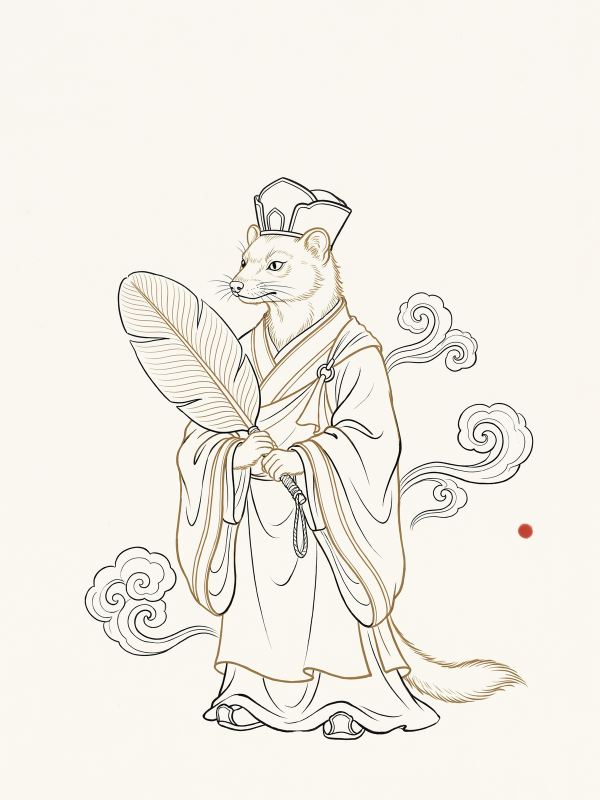
#> input picture assets/promo/plate-set/plate-line-04-huangfengguai.png, 1200 x 1600 px (shown at 1/2 size); its folder holds only this picture in this run
$ python plates_verify.py
#> lines starting #> are read from the running program, lines starting #| are printed output that depends on the picture
#!/usr/bin/env python3
"""
_w945_plates_verify.py — 内页专题题图成套的机器判据（尺寸 / 顶部留白 / 墨量 / 朱砂 / 实心块 / 边框 / 纸色）

判据来源（每条都有判据文件，不得写成"看着还行"）：
  J1  画幅 = 1200×1600（精确 3:4·逐张实测）
  J2  **顶部 10% 留白带**墨量 ≤ 0.01（"墨量"= 与纸底 #FAF7F0 逐通道最大差 > 26 的像素占比）
      （口径 W952 放宽：上批 16 张母版留白 28%、本批 12 张留一成 ⇒ 取二者交集「顶部 10% 必为纯纸面」）
  J3  整图墨量落在 2%–12%（主体在场但不过载）
  J4  下部 72% 主体区墨量 ≥ 0.03（主体确实在中下部·不是飘在顶部）
  J5  朱砂像素 > 0（每张至少一处 #C8463A 点睛）
  J6  无实心黑块：切 12×8 细格算各格暗像素占比，再取 **3×3 细格窗口均值**的最大值 ≤ 0.75
       （口径同 W931：判"成片实心"而非"线条密集"）
  J7  同名 webp 存在且非空（站点版）
  J8  无相框：四边 3px 带内暗像素占比 ≤ 0.02（W944 踩过"模型给插画套黑框"）
  J9  纸色归一残差 ≤ 1/255（与页面底色 #FAF7F0 对齐·避免图块在页面上露出色边）

反向验证（判据可证伪）：已知坏样本（浓墨渲染型 16:9/方图）走同一判据必须 FAIL。

用法：
  py -3 scripts/_w945_plates_verify.py
  py -3 scripts/_w945_plates_verify.py --negative <坏样本路径>
退出码：0 全过；1 有 FAIL。
（W983 批从 archive 恢复为现役·跨批通用判据·判据逻辑逐字未改）
"""
from __future__ import annotations

import argparse
import os
import sys

from PIL import Image, ImageChops

REPO = os.path.dirname(os.path.dirname(os.path.abspath(__file__)))
SET_DIR = os.path.join(REPO, "assets", "promo", "plate-set")
SITE_IMG = os.path.join(REPO, "site", "static", "images")


def collect_stems():
    """扫目录取全部成品（W948 起扩面）——由写死 8 张清单改为目录扫描 ⇒ 一套判据覆盖全部成套图。

    只取 plate-line-*.png（线描人物题图成套）；raw/ 原件与 preview-* 核对图不在此目录层，不受影响。
    """
    if not os.path.isdir(SET_DIR):
        return []
    stems = []
    for fn in sorted(os.listdir(SET_DIR)):
        if fn.startswith("plate-line-") and fn.endswith(".png"):
            stems.append(fn[:-4])
    return stems


PAPER = (250, 247, 240)
VERM = (200, 70, 58)
TARGET = (1200, 1600)

PAPER_TOL = 26
VERM_TOL = 55
DARK_TOL = 26
J2_MAX = 0.01
J3_LO, J3_HI = 0.02, 0.12
J4_MIN = 0.03
J6_MAX = 0.75
J6_COLS, J6_ROWS, J6_WIN = 12, 8, 3
J8_MAX = 0.02
J9_MAX = 1.0
J10_MAX = 5.0          # 背景竖向亮度差上限（/255）·超限即疑白边或色带


def near_px(im: Image.Image, color, tol: int, box=None) -> int:
    reg = im.crop(box) if box else im
    reg = reg.convert("RGB")
    d = ImageChops.difference(reg, Image.new("RGB", reg.size, color))
    r, g, b = d.split()
    m = ImageChops.lighter(ImageChops.lighter(r, g), b)
    return sum(m.histogram()[:tol])


def ink_ratio(im: Image.Image, box=None) -> float:
    reg = im.crop(box) if box else im
    total = reg.size[0] * reg.size[1]
    return 1.0 - near_px(reg, PAPER, PAPER_TOL) / total


def max_dense_block(im: Image.Image, box, cols=J6_COLS, rows=J6_ROWS, win=J6_WIN) -> float:
    """切 cols×rows 细格算各格暗像素占比，再取 win×win 窗口均值的最大值（判"成片实心"）。"""
    reg = im.crop(box).convert("RGB")
    w, h = reg.size
    cw, ch = w // cols, h // rows
    grid = []
    for j in range(rows):
        rowv = []
        for i in range(cols):
            cell = reg.crop((i * cw, j * ch, (i + 1) * cw, (j + 1) * ch))
            total = cell.size[0] * cell.size[1]
            rowv.append(1.0 - near_px(cell, PAPER, DARK_TOL) / total)
        grid.append(rowv)
    worst = 0.0
    for j in range(rows - win + 1):
        for i in range(cols - win + 1):
            vals = [grid[j + dy][i + dx] for dy in range(win) for dx in range(win)]
            worst = max(worst, sum(vals) / len(vals))
    return worst


def frame_ink(im: Image.Image, band=3) -> float:
    """四边 band 像素带内的**暗像素**占比（粗筛）

    注意：near_px() 返回的是「与纸底接近的像素数」（亮像素），故暗像素占比
    = 1 - 接近纸底占比。此处早期版本写反 ⇒ 纸面本身被算成暗像素 ⇒ 恒 1.0 误报。

    口径修订（W945）：本值只作粗筛，**判定相框用 frame_line()**——
    主体触底边（坐姿衣摆等）会让边带含墨但不是「相框」，二者语义不同。
    """
    w, h = im.size
    boxes = [(0, 0, w, band), (0, h - band, w, h), (0, 0, band, h), (w - band, 0, w, h)]
    dark = 0
    total = 0
    for b in boxes:
        reg = im.crop(b)
        area = reg.size[0] * reg.size[1]
        total += area
        dark += area - near_px(reg, PAPER, DARK_TOL)
    return dark / float(total)


def frame_line(im: Image.Image, band=4, thresh=0.85):
    """相框判定：**贯穿式暗线**检测——相框的特征是某一行/列几乎全暗且贯穿全宽/全高；
    主体触边只是局部有墨，不会贯穿 ⇒ 二者不混淆。

    返回 (是否判定为相框, 说明文本)。
    """
    reg = im.convert("RGB")
    w, h = reg.size
    hits = []
    for r in range(min(band, h)):
        row = reg.crop((0, r, w, r + 1))
        if 1.0 - near_px(row, PAPER, DARK_TOL) / float(w) >= thresh:
            hits.append("上边第 %d 行贯穿" % (r + 1))
    for r in range(max(0, h - band), h):
        row = reg.crop((0, r, w, r + 1))
        if 1.0 - near_px(row, PAPER, DARK_TOL) / float(w) >= thresh:
            hits.append("下边第 %d 行贯穿" % (r + 1))
    for c in range(min(band, w)):
        col = reg.crop((c, 0, c + 1, h))
        if 1.0 - near_px(col, PAPER, DARK_TOL) / float(h) >= thresh:
            hits.append("左边第 %d 列贯穿" % (c + 1))
    for c in range(max(0, w - band), w):
        col = reg.crop((c, 0, c + 1, h))
        if 1.0 - near_px(col, PAPER, DARK_TOL) / float(h) >= thresh:
            hits.append("右边第 %d 列贯穿" % (c + 1))
    return (len(hits) > 0, (" · ".join(hits) if hits else "无贯穿暗线"))


def paper_residual(im: Image.Image):
    """纸色残差：最亮一档像素均值 与 目标 #FAF7F0 的最大通道差"""
    small = im.resize((240, 320))
    px = list(small.getdata())
    bright = [p for p in px if sum(p) / 3 > 238]
    if not bright:
        bright = [p for p in px if sum(p) / 3 > 225]
    if not bright:
        return 999.0
    avg = tuple(sum(c) / len(bright) for c in zip(*bright, strict=False))
    return max(abs(avg[i] - PAPER[i]) for i in range(3))


def bg_band_diff(im: Image.Image, segs=12, band=0.22):
    """J10 背景整幅均匀性：各竖段的「顶部纸面带」亮度差（检测左右白边 / 竖向色带）

    口径（W952 修正）：段内统计用**最亮 20% 像素的均值**（＝该段的纸色主导值），而非整段均值
    —— 否则**主体伸进顶部带**（如昴日星官的鸡冠尖）会把该段均值拉低、误报成「背景不均匀」
    （W952 实测：一张纯纸面无边的图被判 J10 = 5.00 压线）。
    取最亮 20% ⇒ 主体墨迹只占少数像素、不影响纸色基底；而真正的白边/色带
    （边缘段是纯白、中段是米黄）仍会被抓住 ⇒ **判据变准，不是放宽阈值**。
    """
    w, h = im.size
    bh = max(1, int(h * band))
    vals = []
    for i in range(segs):
        x0 = i * w // segs
        x1 = (i + 1) * w // segs
        reg = im.crop((x0, 0, x1, bh)).convert("RGB")
        px = list(reg.getdata())
        if not px:
            continue
        # 段内取「最亮 20% 像素的均值」= 该段纸色基底（主体墨迹只占少数像素·不影响它）
        lum = sorted(sum(p) / 3 for p in px)
        top = lum[int(len(lum) * 0.80):]
        if not top:
            top = lum[-1:]
        vals.append(sum(top) / len(top))
    if len(vals) < 2:
        return 0.0
    return max(vals) - min(vals)


# [39 lines left out: function negative_check, not called in this run]


def main() -> int:
    ap = argparse.ArgumentParser(description="W945 内页专题题图成套判据")
    ap.add_argument("--negative", metavar="FILE", help="负样本路径：同一判据跑它必须 FAIL")
    args = ap.parse_args()
    if args.negative:
        return negative_check(args.negative)

    rows = []
    stems = collect_stems()
    if not stems:
        print("FAIL  %s 下无 plate-line-*.png" % SET_DIR)
        return 1
    for stem in stems:
        png = os.path.join(SET_DIR, stem + ".png")
        webp = os.path.join(SET_DIR, stem + ".webp")
        site = os.path.join(SITE_IMG, stem + ".webp")
        if not os.path.exists(png):
            print("FAIL  文件缺失: " + png)
            return 1
        im = Image.open(png).convert("RGB")
#> im is the input picture: PIL image 1200x1600 RGB; mean R, G, B 242.8, 239.5, 231.8
        w, h = im.size
        top = ink_ratio(im, (0, 0, w, int(h * 0.10)))
#> in near_px, `m = ImageChops.lighter(ImageChops.lighter(r, g), b)`:
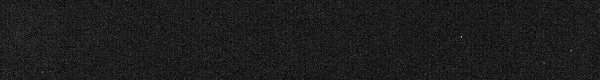
#> m: PIL image 1200x160 L (shown at 1/2 size); min 0, max 13, mean 1.5; drawn with min black and max white
#> top = 0
        whole = ink_ratio(im)
#> call 2 of near_px, with color = (250, 247, 240), tol = 26
#> in near_px (call 2), `r, g, b = d.split()`:
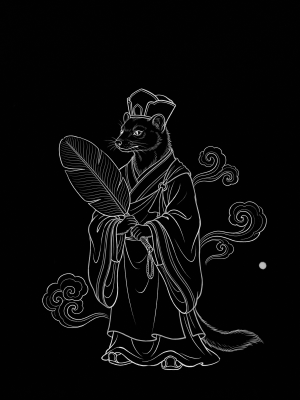
#> b: PIL image 1200x1600 L (shown at 1/4 size); min 0, max 240, mean 9.4
#> whole = 0.0589
        lower = ink_ratio(im, (0, int(h * 0.28), w, h))
#> call 3 of near_px, with color = (250, 247, 240), tol = 26
#> in near_px (call 3), `r, g, b = d.split()`:
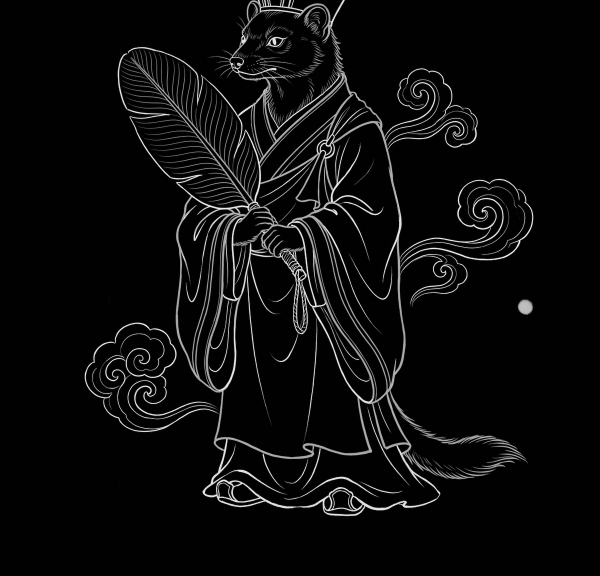
#> b: PIL image 1200x1152 L (shown at 1/2 size); min 0, max 240, mean 12.2
#> lower = 0.0793
        verm = near_px(im, VERM, VERM_TOL)
#> call 4 of near_px, with color = (200, 70, 58), tol = 55
#> in near_px (call 4), `m = ImageChops.lighter(ImageChops.lighter(r, g), b)`:
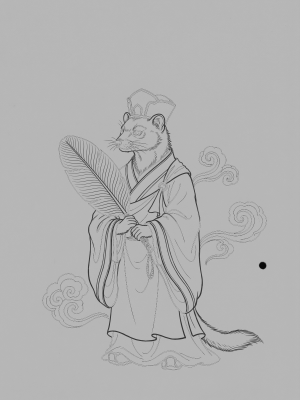
#> m: PIL image 1200x1600 L (shown at 1/4 size); min 5, max 200, mean 178.1
#> verm = 10199
        dens = max_dense_block(im, (0, int(h * 0.28), w, h))
#> the loop in max_dense_block, `for j in range(rows):` made 8 passes
#> pass 1, in near_px (call 5), `r, g, b = d.split()`:
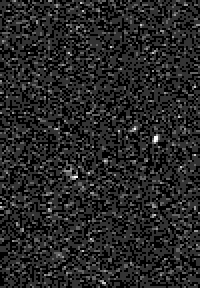
#> r: PIL image 100x144 L (shown 2 times larger); min 0, max 5, mean 0.746; drawn with min black and max white
#> pass 1, in near_px (call 5), `r, g, b = d.split()`:
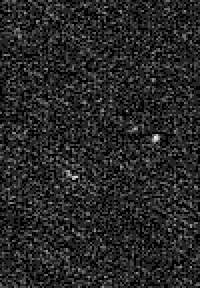
#> g: PIL image 100x144 L (shown 2 times larger); min 0, max 7, mean 1.07; drawn with min black and max white
#> after the loop in max_dense_block, `for j in range(rows):`: grid = 8 items
#> dens = 0.255
        frame = frame_ink(im)
#> after the loop in frame_ink, `for b in boxes:`: dark = 0; total = 16800
#> frame = 0
        is_frame, frame_desc = frame_line(im)
#> after the loop in frame_line, `for r in range(min(band, h)):`: hits = []
#> the loop in frame_line, `for r in range(max(0, h - band), h):` made 4 passes
#> the loop in frame_line, `for c in range(min(band, w)):` made 4 passes
#> the loop in frame_line, `for c in range(max(0, w - band), w):` made 4 passes
#> is_frame = False; frame_desc = '无贯穿暗线'
        resid = paper_residual(im)
#> in paper_residual, `px = list(small.getdata())`: px = 76800 items
#> in paper_residual, `bright = [p for p in px if sum(p) / 3 > 238]`: bright = 66046 items
#> in paper_residual, `avg = tuple(sum(c) / len(bright) for c in zip(*bright, strict=False))`: avg = (250, 247, 240.2)
#> resid = 0.182
        bgdiff = bg_band_diff(im)
#> the loop in bg_band_diff, `for i in range(segs):` made 12 passes
#> pass 1, in bg_band_diff, `reg = im.crop((x0, 0, x1, bh)).convert("RGB")`:
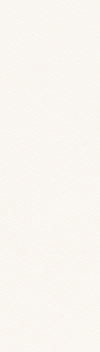
#> reg: PIL image 100x352 RGB; mean R, G, B 249.3, 246.1, 239.7
#> after the loop in bg_band_diff, `for i in range(segs):`: vals = [246.6, 246.7, 246.8, 246.8, 246.9, 246.9, 246.9, 246.9, 247, 247, 246.9, 246.8]
#> bgdiff = 0.344
        webp_ok = os.path.exists(webp) and os.path.getsize(webp) > 0 and os.path.exists(site)

        fails = []
        if (w, h) != TARGET:
            fails.append("J1 尺寸=" + str((w, h)))
        if top > J2_MAX:
            fails.append("J2 顶部留白墨量=" + format(top, ".4f"))
        if not (J3_LO <= whole <= J3_HI):
            fails.append("J3 整图墨量=" + format(whole, ".4f"))
        if lower < J4_MIN:
            fails.append("J4 下部主体墨量=" + format(lower, ".4f"))
        if verm <= 0:
            fails.append("J5 朱砂点缺失")
        if dens > J6_MAX:
            fails.append("J6 实心块 3×3 窗口暗占比=" + format(dens, ".3f"))
        if not webp_ok:
            fails.append("J7 webp 缺失")
        if is_frame:
            fails.append("J8 检出相框（贯穿暗线）：" + frame_desc)
        if resid > J9_MAX:
            fails.append("J9 纸色残差=" + format(resid, ".2f"))
        if bgdiff > J10_MAX:
            fails.append("J10 背景竖向不均匀（顶部带分段亮度差=" + format(bgdiff, ".2f") + "·疑白边/色带）")

        rows.append((stem, (w, h), top, whole, lower, verm, dens, frame, resid, bgdiff, fails))

    print("=== W945/W948 内页专题题图成套判据（目录扫描·覆盖全部成品） ===")
    hdr = "%-30s %-11s %7s %7s %7s %7s %7s %6s %6s %6s  %s" % (
        "stem", "尺寸", "顶留白", "整图墨", "下部墨", "朱砂px", "暗格", "边框", "纸残差", "背景差", "判定")
    print(hdr)
    for stem, size, top, whole, lower, verm, dens, frame, resid, bgdiff, fails in rows:
        mark = "PASS" if not fails else "FAIL"
        print("%-30s %-11s %7.4f %7.4f %7.4f %7d %7.3f %6.3f %6.2f %6.2f  %s" % (
            stem, "%dx%d" % size, top, whole, lower, verm, dens, frame, resid, bgdiff, mark))
        for f in fails:
            print("      -> " + f)
#> this loop made 1 pass
#> (stem, size, top, whole, lower, verm, dens, frame) on pass 1: ('plate-line-04-huangfengguai', (1200, 1600), 0, 0.0589, 0.0793, 10199, 0.255, 0)
#> (printed output is left out)

    n_fail = sum(1 for r in rows if r[-1])
#> n_fail = 0
    print("\n合计：" + str(len(rows)) + " 张 · FAIL " + str(n_fail) + " 张")
#| 合计：1 张 · FAIL 0 张
    return 1 if n_fail else 0


if __name__ == "__main__":
    sys.exit(main())
#> (the program exits here)
